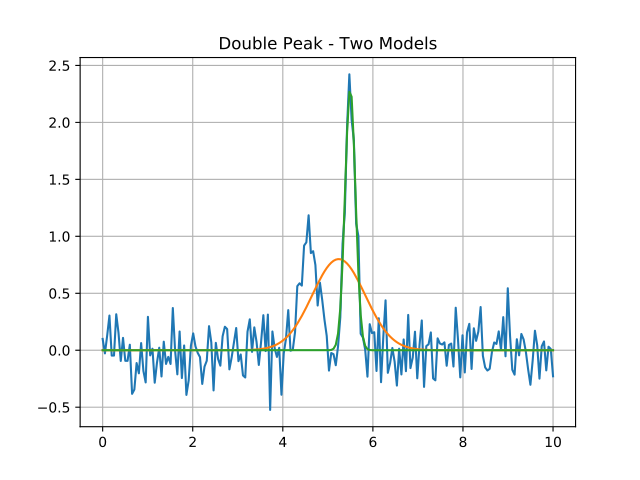

Generate this figure with Python:
import numpy as np
import matplotlib.pyplot as plt

from astropy.modeling import models
from astropy import units as u

from specutils.spectra import Spectrum1D
from specutils.fitting import fit_lines

# Create a simple spectrum with a Gaussian.
np.random.seed(42)

g1 = models.Gaussian1D(1, 4.6, 0.2)
g2 = models.Gaussian1D(2.5, 5.5, 0.1)
x = np.linspace(0, 10, 200)
y = g1(x) + g2(x) + np.random.normal(0., 0.2, x.shape)

# Create the spectrum to fit
spectrum = Spectrum1D(flux=y*u.Jy, spectral_axis=x*u.um)

# Fit each peak
gl_init = models.Gaussian1D(amplitude=1.*u.Jy, mean=4.8*u.um, stddev=0.2*u.um)
gr_init = models.Gaussian1D(amplitude=2.*u.Jy, mean=5.3*u.um, stddev=0.2*u.um)
gl_fit, gr_fit = fit_lines(spectrum, [gl_init, gr_init], window=0.2*u.um)
yl_fit = gl_fit(x*u.um)
yr_fit = gr_fit(x*u.um)

plt.plot(x, y)
plt.plot(x, yl_fit)
plt.plot(x, yr_fit)
plt.title('Double Peak - Two Models')
plt.grid('on')
